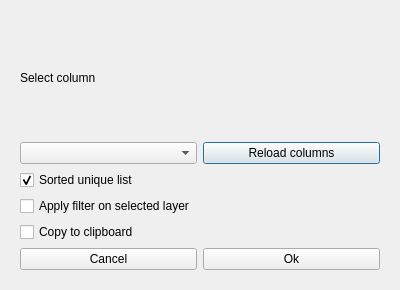
<?xml version="1.0" encoding="UTF-8"?>
<ui version="4.0">
 <class>Dialog</class>
 <widget class="QDialog" name="Dialog">
  <property name="geometry">
   <rect>
    <x>0</x>
    <y>0</y>
    <width>400</width>
    <height>290</height>
   </rect>
  </property>
  <property name="minimumSize">
   <size>
    <width>400</width>
    <height>140</height>
   </size>
  </property>
  <property name="windowTitle">
   <string>Values from selected features</string>
  </property>
  <layout class="QVBoxLayout" name="verticalLayout">
   <item>
    <widget class="QWidget" name="gridwidget" native="true">
     <layout class="QGridLayout" name="gridLayout">
      <item row="0" column="0">
       <widget class="QLabel" name="label">
        <property name="text">
         <string>Select column</string>
        </property>
       </widget>
      </item>
      <item row="1" column="0">
       <layout class="QHBoxLayout" name="horizontalLayout_2">
        <item>
         <widget class="QComboBox" name="columns"/>
        </item>
        <item>
         <widget class="QPushButton" name="pushbutton_reload">
          <property name="toolTip">
           <string>Read columns from active layer.</string>
          </property>
          <property name="text">
           <string>Reload columns</string>
          </property>
         </widget>
        </item>
       </layout>
      </item>
      <item row="2" column="0">
       <widget class="QCheckBox" name="unique_sorted_list_checkbox">
        <property name="toolTip">
         <string>&lt;html&gt;&lt;head/&gt;&lt;body&gt;&lt;p&gt;Checked: Remove duplicates and sort the list.&lt;/p&gt;&lt;p&gt;Unchecked: Print all values in the feature order.&lt;/p&gt;&lt;/body&gt;&lt;/html&gt;</string>
        </property>
        <property name="text">
         <string>Sorted unique list</string>
        </property>
        <property name="checked">
         <bool>true</bool>
        </property>
       </widget>
      </item>
      <item row="5" column="0">
       <layout class="QHBoxLayout" name="horizontalLayout">
        <item>
         <widget class="QPushButton" name="pushbutton_cancel">
          <property name="text">
           <string>Cancel</string>
          </property>
         </widget>
        </item>
        <item>
         <widget class="QPushButton" name="pushbutton_ok">
          <property name="text">
           <string>Ok</string>
          </property>
         </widget>
        </item>
       </layout>
      </item>
      <item row="3" column="0">
       <widget class="QCheckBox" name="filter_layer_checkbox">
        <property name="toolTip">
         <string>The selected layer is filtered automatically.</string>
        </property>
        <property name="text">
         <string>Apply filter on selected layer</string>
        </property>
       </widget>
      </item>
      <item row="4" column="0">
       <widget class="QCheckBox" name="copy_to_clipboard_checkbox">
        <property name="text">
         <string>Copy to clipboard</string>
        </property>
       </widget>
      </item>
     </layout>
    </widget>
   </item>
  </layout>
 </widget>
 <resources/>
 <connections/>
</ui>
